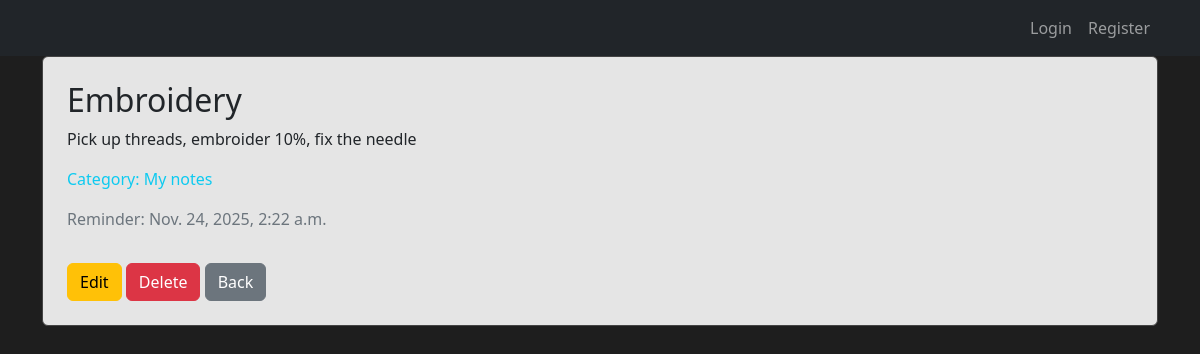
Page /notes/2/ on the committed database.
### notes/models.py (models this page shows, shortened)
class Notes(models.Model):
    title = models.CharField(max_length=100)
    text = models.TextField()
    reminder = models.DateTimeField(default=timezone.now)
    category = models.ForeignKey(Category, on_delete=models.CASCADE, related_name='notes')
    owner = models.ForeignKey(
        User,
        on_delete=models.CASCADE,
        related_name="notes",
        null=True,
        blank=True
    )
    group = models.ForeignKey(Group, on_delete=models.SET_NULL, null=True, blank=True)

class Category(models.Model):
    title = models.CharField(max_length=100)

### notes/views.py (the view)
# urls.py: path('notes/<int:pk>/', NoteDetailView.as_view(), name='note_detail'),
class NoteDetailView(DetailView):
    model = Notes
    template_name = "note_detail.html"

### templates/note_detail.html (shortened to what this page needs)
{% extends "base.html" %}
{% block content %}
<div class="card card-dark p-4">
    <h2>{{ object.title }}</h2>
    <p>{{ object.text }}</p>
    <p class="text-info"> Category: {{ object.category.title }}</p>
    {% if object.reminder %}
        <p class="text-secondary"> Reminder: {{ object.reminder }}</p>
    {% endif %}
    <div class="mt-3">
        <a href="{% url 'note_edit' object.id %}" class="btn btn-warning">Edit</a>
        <a href="{% url 'note_delete' object.id %}" class="btn btn-danger">Delete</a>
        <a href="{% url 'note_list' %}" class="btn btn-secondary">Back</a>
    </div>
</div>
{% endblock %}

### templates/base.html (style rules this page uses)
body { background-color: #1e1e1e; color: #E7E5E4; }
.card-dark { background-color: #E5E5E5; border: 1px solid #444; }
a, a:hover { color: #9ec1ff; }

### rows in the picture
Notes: title "Embroidery", text "Pick up threads, embroider 10%, fix the needle", category "My notes", reminder "Nov. 24, 2025, 2:22 a.m."
